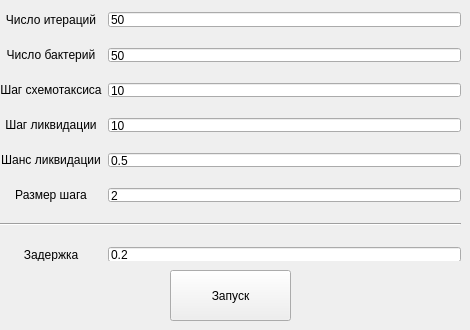
    <widget class="QWidget" name="tab_lab7">
     <attribute name="title">
      <string>lab7</string>
     </attribute>
     <widget class="QWidget" name="gridLayoutWidget_7">
      <property name="geometry">
       <rect>
        <x>0</x>
        <y>0</y>
        <width>461</width>
        <height>261</height>
       </rect>
      </property>
      <layout class="QGridLayout" name="gridLayout_7">
       <property name="sizeConstraint">
        <enum>QLayout::SetNoConstraint</enum>
       </property>
       <property name="leftMargin">
        <number>0</number>
       </property>
       <property name="topMargin">
        <number>12</number>
       </property>
       <property name="verticalSpacing">
        <number>21</number>
       </property>
       <item row="7" column="0">
        <widget class="QLabel" name="label_33">
         <property name="text">
          <string>Задержка</string>
         </property>
         <property name="alignment">
          <set>Qt::AlignCenter</set>
         </property>
        </widget>
       </item>
       <item row="2" column="0">
        <widget class="QLabel" name="swimLabel_lab7">
         <property name="text">
          <string>Шаг схемотаксиса</string>
         </property>
         <property name="alignment">
          <set>Qt::AlignCenter</set>
         </property>
        </widget>
       </item>
       <item row="0" column="1">
        <widget class="QLineEdit" name="iter_count_lab7">
         <property name="text">
          <string>50</string>
         </property>
        </widget>
       </item>
       <item row="1" column="0">
        <widget class="QLabel" name="bacteriaLabel_lab7">
         <property name="text">
          <string>Число бактерий</string>
         </property>
         <property name="alignment">
          <set>Qt::AlignCenter</set>
         </property>
        </widget>
       </item>
       <item row="4" column="1">
        <widget class="QLineEdit" name="liquidation_step_lab7_2">
         <property name="text">
          <string>0.5</string>
         </property>
        </widget>
       </item>
       <item row="6" column="0" colspan="2">
        <widget class="Line" name="line_8">
         <property name="orientation">
          <enum>Qt::Horizontal</enum>
         </property>
        </widget>
       </item>
       <item row="1" column="1">
        <widget class="QLineEdit" name="bacteria_count_lab7">
         <property name="text">
          <string>50</string>
         </property>
        </widget>
       </item>
       <item row="0" column="0">
        <widget class="QLabel" name="iterCountLabel_lab7">
         <property name="text">
          <string>Число итераций</string>
         </property>
         <property name="alignment">
          <set>Qt::AlignCenter</set>
         </property>
        </widget>
       </item>
       <item row="4" column="0">
        <widget class="QLabel" name="liquidLabel_lab7_2">
         <property name="text">
          <string>Шанс ликвидации</string>
         </property>
         <property name="alignment">
          <set>Qt::AlignCenter</set>
         </property>
        </widget>
       </item>
       <item row="3" column="0">
        <widget class="QLabel" name="liquidLabel_lab7">
         <property name="text">
          <string>Шаг ликвидации</string>
         </property>
         <property name="alignment">
          <set>Qt::AlignCenter</set>
         </property>
        </widget>
       </item>
       <item row="3" column="1">
        <widget class="QLineEdit" name="liquidation_step_lab7">
         <property name="text">
          <string>10</string>
         </property>
        </widget>
       </item>
       <item row="2" column="1">
        <widget class="QLineEdit" name="swim_step_count_lab7">
         <property name="text">
          <string>10</string>
         </property>
        </widget>
       </item>
       <item row="7" column="1">
        <widget class="QLineEdit" name="delay_lab7">
         <property name="text">
          <string>0.2</string>
         </property>
        </widget>
       </item>
       <item row="5" column="1">
        <widget class="QLineEdit" name="liq_count_lab7">
         <property name="text">
          <string>2</string>
         </property>
        </widget>
       </item>
       <item row="5" column="0">
        <widget class="QLabel" name="liqCountLabel_lab7">
         <property name="text">
          <string>Размер шага</string>
         </property>
         <property name="alignment">
          <set>Qt::AlignCenter</set>
         </property>
        </widget>
       </item>
      </layout>
     </widget>
     <widget class="QPushButton" name="start_button_lab7">
      <property name="enabled">
       <bool>true</bool>
      </property>
      <property name="geometry">
       <rect>
        <x>170</x>
        <y>270</y>
        <width>121</width>
        <height>51</height>
       </rect>
      </property>
      <property name="sizePolicy">
       <sizepolicy hsizetype="Fixed" vsizetype="Fixed">
        <horstretch>15</horstretch>
        <verstretch>21</verstretch>
       </sizepolicy>
      </property>
      <property name="minimumSize">
       <size>
        <width>16</width>
        <height>0</height>
       </size>
      </property>
      <property name="sizeIncrement">
       <size>
        <width>7</width>
        <height>0</height>
       </size>
      </property>
      <property name="text">
       <string>Запуск</string>
      </property>
     </widget>
    </widget>
